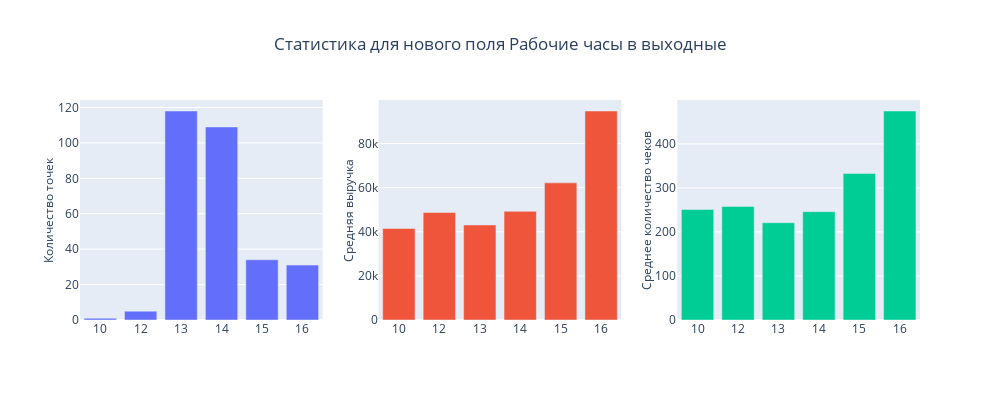

Source (notebook cell):
### Code cell
bar_plot(
    column='Рабочие часы в выходные', 
    rows=1, 
    cols=3, 
    title='Статистика для нового поля Рабочие часы в выходные', 
    width=1250,
    height=400,
    xaxes=False
)

### Figure 1 — Plotly figure (JSON) as saved in the notebook; plotly's stock layout.template omitted (floating-point values rounded to 4 significant figures)
{"data": [{"type": "bar", "x": ["10", "12", "13", "14", "15", "16"], "xaxis": "x", "y": [1, 5, 118, 109, 34, 31], "yaxis": "y"}, {"type": "bar", "x": ["10", "12", "13", "14", "15", "16"], "xaxis": "x2", "y": [41480.0, 48730.0, 43080.0, 49250.0, 62160.0, 94720.0], "yaxis": "y2"}, {"type": "bar", "x": ["10", "12", "13", "14", "15", "16"], "xaxis": "x3", "y": [251.1, 258.0, 221.0, 246.1, 333.0, 474.6], "yaxis": "y3"}], "layout": {"autosize": false, "height": 400, "showlegend": false, "title": {"text": "Статистика для нового поля Рабочие часы в выходные", "x": 0.5}, "width": 1000, "xaxis": {"anchor": "y", "domain": [0, 0.2889]}, "xaxis2": {"anchor": "y2", "domain": [0.3556, 0.6444]}, "xaxis3": {"anchor": "y3", "domain": [0.7111, 1]}, "yaxis": {"anchor": "x", "domain": [0, 1], "title": {"font": {"size": 12}, "standoff": 1, "text": "Количество точек"}}, "yaxis2": {"anchor": "x2", "domain": [0, 1], "title": {"font": {"size": 12}, "standoff": 1, "text": "Средняя выручка"}}, "yaxis3": {"anchor": "x3", "domain": [0, 1], "title": {"font": {"size": 12}, "standoff": 1, "text": "Среднее количество чеков"}}}}
